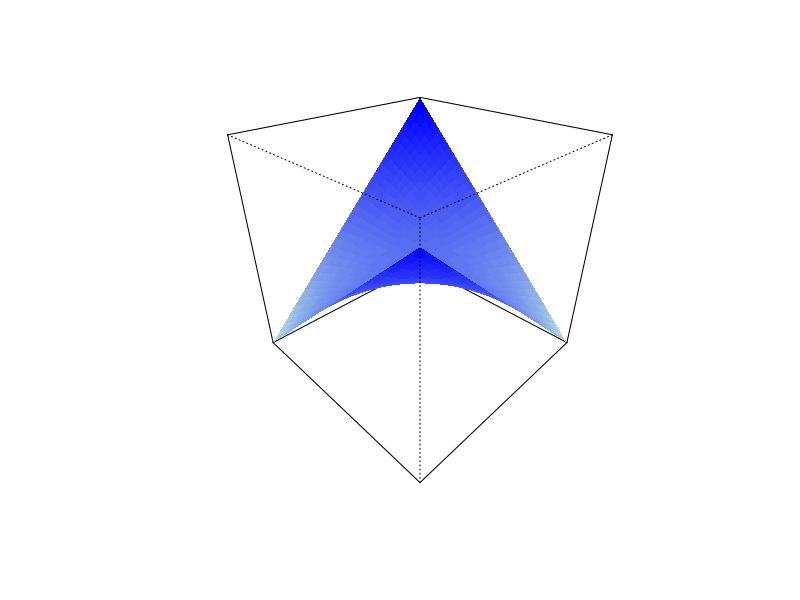
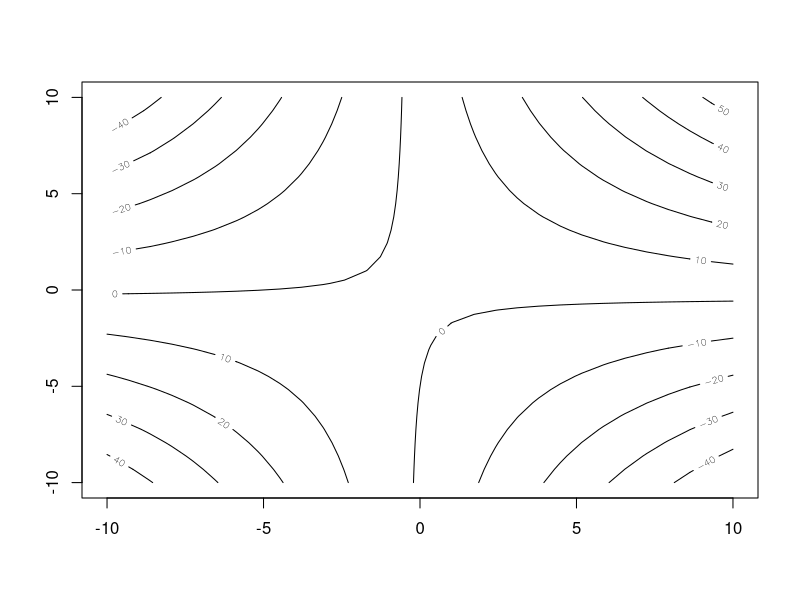

R code for these plots, in order:
f1 <- function (x, y) {
  return (0.5 * x + 0.5 * y)
}
f2 <- function (x, y) {
  return (1 + 0.2*x + 0.2*y + 0.5*x*y)
}
f3 <- function (x, y) {
  return (1 + 0.02*x + 0.02*y + 0.05*x*y - 0.07*x^2 - 0.07*y^2)
}

## persp example code
par(bg = "white")
x <- seq(-10, 10, length = 30)
y <- x
z <- outer(x, y, f2)
nrz <- nrow(z)
ncz <- ncol(z)
# Create a function interpolating colors in the range of specified colors
jet.colors <- colorRampPalette(c("lightblue", "blue"))
# Generate the desired number of colors from this palette
nbcol <- 50
color <- jet.colors(nbcol)
# Compute the z-value at the facet centres
zfacet <- (z[-1,-1] + z[-1,-ncz] + z[-nrz,-1] + z[-nrz,-ncz]) / 4
# Recode facet z-values into color indices
facetcol <- cut(zfacet, nbcol)
persp(
  x,
  y,
  z,
  col = color[facetcol],
  phi = 30,
  theta = -45,
  border = NA,
  axes = F
)
contour(x, y, z)
